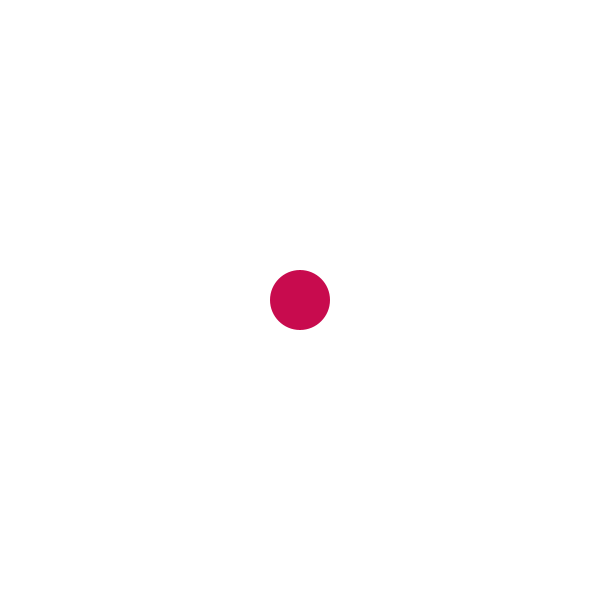
Frame 1 (no input)
Frame 60 (the mouse pressed at the canvas centre just before this capture): identical to frame 1, image omitted
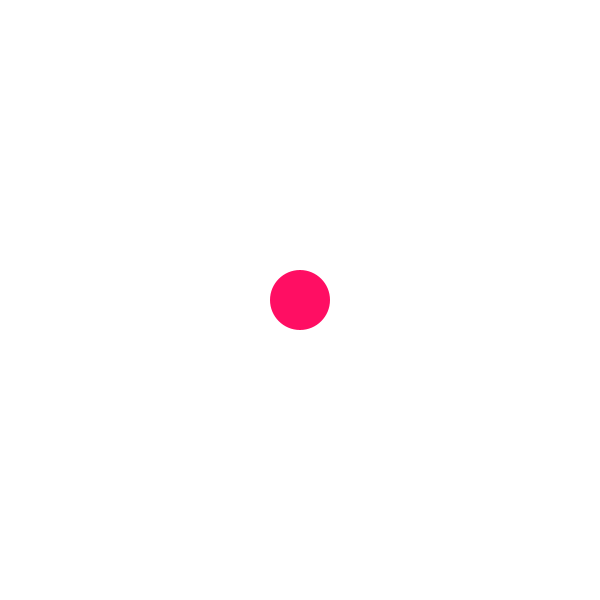
Frame 120 (the mouse held since frame 60 and released just before this capture)

The Processing sketch that drew these frames (run headless with seeded random() and noise(); from frame 60 on, the mouse is pressed at the canvas centre):

// Processing sketch: day_08_02_mouse_detection
// ── day_08_02_mouse_detection.pde
//----------------------------------------------------
// DT Bootcamp 2014, Parsons the New School for Design. 
// Day 8, distance
// Now checking if the mouse is over the ball
//----------------------------------------------------

//Declaring the properties of our object:
float size;
float posX;
float posY;

void setup(){
  size(600, 600);
  colorMode(HSB);
  
  //Assigning values to the properties
  size = 60;
  posX = width/2;
  posY = height/2;  
}

void draw(){
  background(255);
  
  float distance = dist(mouseX, mouseY, posX, posY);
//  println(distance);  
  
  noStroke();
  if(distance < size/2){
    fill(240, 240, 255);
  }else{
    fill(240, 240, 200);
  }
  ellipse(posX, posY, size, size);
  
}
